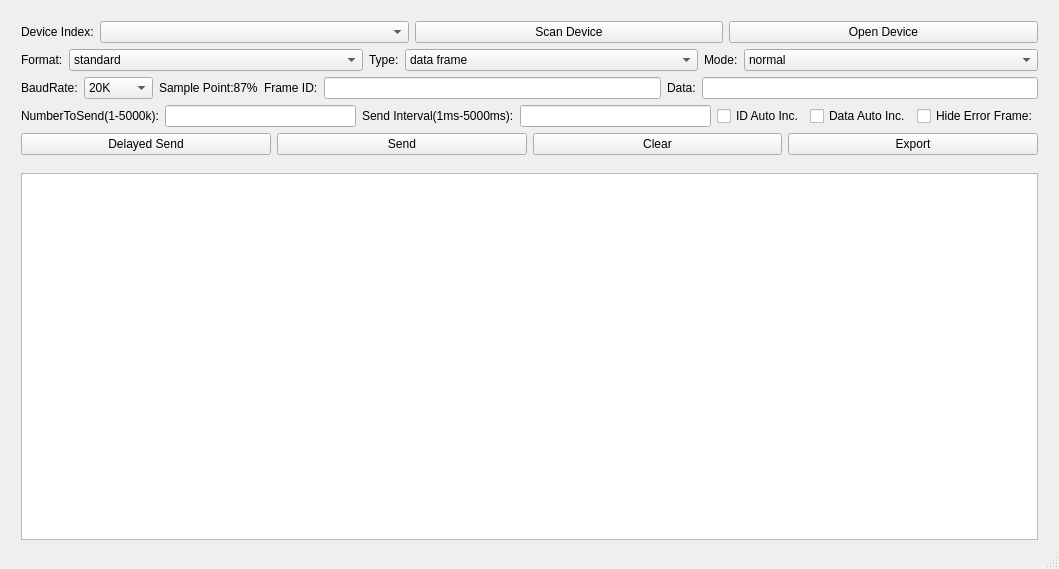
<?xml version="1.0" encoding="UTF-8"?>
<ui version="4.0">
 <class>MainWindow</class>
 <widget class="QMainWindow" name="MainWindow">
  <property name="geometry">
   <rect>
    <x>0</x>
    <y>0</y>
    <width>1059</width>
    <height>569</height>
   </rect>
  </property>
  <property name="windowTitle">
   <string>MainWindow</string>
  </property>
  <widget class="QWidget" name="centralwidget">
   <layout class="QVBoxLayout" name="verticalLayout_5">
    <item>
     <layout class="QVBoxLayout" name="verticalLayout_3">
      <item>
       <spacer name="verticalSpacer_2">
        <property name="orientation">
         <enum>Qt::Vertical</enum>
        </property>
        <property name="sizeType">
         <enum>QSizePolicy::Fixed</enum>
        </property>
        <property name="sizeHint" stdset="0">
         <size>
          <width>12</width>
          <height>12</height>
         </size>
        </property>
       </spacer>
      </item>
      <item>
       <layout class="QHBoxLayout" name="horizontalLayout_11">
        <item>
         <spacer name="horizontalSpacer">
          <property name="orientation">
           <enum>Qt::Horizontal</enum>
          </property>
          <property name="sizeType">
           <enum>QSizePolicy::Fixed</enum>
          </property>
          <property name="sizeHint" stdset="0">
           <size>
            <width>12</width>
            <height>18</height>
           </size>
          </property>
         </spacer>
        </item>
        <item>
         <layout class="QVBoxLayout" name="verticalLayout">
          <property name="sizeConstraint">
           <enum>QLayout::SetMinAndMaxSize</enum>
          </property>
          <item>
           <layout class="QHBoxLayout" name="horizontalLayout">
            <item>
             <widget class="QLabel" name="label">
              <property name="sizePolicy">
               <sizepolicy hsizetype="Fixed" vsizetype="Preferred">
                <horstretch>0</horstretch>
                <verstretch>0</verstretch>
               </sizepolicy>
              </property>
              <property name="text">
               <string>Device Index:</string>
              </property>
             </widget>
            </item>
            <item>
             <widget class="QComboBox" name="comboBox_deviceIndex"/>
            </item>
            <item>
             <widget class="QPushButton" name="pushButton_scanDevice">
              <property name="text">
               <string>Scan Device</string>
              </property>
             </widget>
            </item>
            <item>
             <widget class="QPushButton" name="pushButton_openDevice">
              <property name="text">
               <string>Open Device</string>
              </property>
             </widget>
            </item>
           </layout>
          </item>
          <item>
           <layout class="QHBoxLayout" name="horizontalLayout_2">
            <item>
             <widget class="QLabel" name="label_2">
              <property name="sizePolicy">
               <sizepolicy hsizetype="Fixed" vsizetype="Preferred">
                <horstretch>0</horstretch>
                <verstretch>0</verstretch>
               </sizepolicy>
              </property>
              <property name="text">
               <string>Format:</string>
              </property>
             </widget>
            </item>
            <item>
             <widget class="QComboBox" name="comboBox_format">
              <item>
               <property name="text">
                <string>standard</string>
               </property>
              </item>
              <item>
               <property name="text">
                <string>extended</string>
               </property>
              </item>
             </widget>
            </item>
            <item>
             <widget class="QLabel" name="label_3">
              <property name="sizePolicy">
               <sizepolicy hsizetype="Fixed" vsizetype="Preferred">
                <horstretch>0</horstretch>
                <verstretch>0</verstretch>
               </sizepolicy>
              </property>
              <property name="text">
               <string>Type:</string>
              </property>
             </widget>
            </item>
            <item>
             <widget class="QComboBox" name="comboBox_type">
              <item>
               <property name="text">
                <string>data frame</string>
               </property>
              </item>
              <item>
               <property name="text">
                <string>remote frame</string>
               </property>
              </item>
             </widget>
            </item>
            <item>
             <widget class="QLabel" name="label_4">
              <property name="sizePolicy">
               <sizepolicy hsizetype="Fixed" vsizetype="Preferred">
                <horstretch>0</horstretch>
                <verstretch>0</verstretch>
               </sizepolicy>
              </property>
              <property name="text">
               <string>Mode:</string>
              </property>
             </widget>
            </item>
            <item>
             <widget class="QComboBox" name="comboBox_mode">
              <item>
               <property name="text">
                <string>normal</string>
               </property>
              </item>
              <item>
               <property name="text">
                <string>loopback</string>
               </property>
              </item>
              <item>
               <property name="text">
                <string>listen-only</string>
               </property>
              </item>
             </widget>
            </item>
           </layout>
          </item>
          <item>
           <layout class="QHBoxLayout" name="horizontalLayout_3">
            <item>
             <widget class="QLabel" name="label_5">
              <property name="sizePolicy">
               <sizepolicy hsizetype="Fixed" vsizetype="Preferred">
                <horstretch>0</horstretch>
                <verstretch>0</verstretch>
               </sizepolicy>
              </property>
              <property name="text">
               <string>BaudRate:</string>
              </property>
             </widget>
            </item>
            <item>
             <widget class="QComboBox" name="comboBox_baudrate">
              <item>
               <property name="text">
                <string>20K</string>
               </property>
              </item>
              <item>
               <property name="text">
                <string>33.33K</string>
               </property>
              </item>
              <item>
               <property name="text">
                <string>40K</string>
               </property>
              </item>
              <item>
               <property name="text">
                <string>50K</string>
               </property>
              </item>
              <item>
               <property name="text">
                <string>66.66K</string>
               </property>
              </item>
              <item>
               <property name="text">
                <string>80K</string>
               </property>
              </item>
              <item>
               <property name="text">
                <string>83.33K</string>
               </property>
              </item>
              <item>
               <property name="text">
                <string>100K</string>
               </property>
              </item>
              <item>
               <property name="text">
                <string>125K</string>
               </property>
              </item>
              <item>
               <property name="text">
                <string>200K</string>
               </property>
              </item>
              <item>
               <property name="text">
                <string>250K</string>
               </property>
              </item>
              <item>
               <property name="text">
                <string>400K</string>
               </property>
              </item>
              <item>
               <property name="text">
                <string>500K</string>
               </property>
              </item>
              <item>
               <property name="text">
                <string>666K</string>
               </property>
              </item>
              <item>
               <property name="text">
                <string>800K</string>
               </property>
              </item>
              <item>
               <property name="text">
                <string>1000K</string>
               </property>
              </item>
             </widget>
            </item>
            <item>
             <widget class="QLabel" name="label_6">
              <property name="sizePolicy">
               <sizepolicy hsizetype="Fixed" vsizetype="Preferred">
                <horstretch>0</horstretch>
                <verstretch>0</verstretch>
               </sizepolicy>
              </property>
              <property name="text">
               <string>Sample Point:87%</string>
              </property>
             </widget>
            </item>
            <item>
             <widget class="QLabel" name="label_8">
              <property name="sizePolicy">
               <sizepolicy hsizetype="Fixed" vsizetype="Preferred">
                <horstretch>0</horstretch>
                <verstretch>0</verstretch>
               </sizepolicy>
              </property>
              <property name="text">
               <string>Frame ID:</string>
              </property>
             </widget>
            </item>
            <item>
             <widget class="QLineEdit" name="lineEdit_frameId">
              <property name="text">
               <string/>
              </property>
             </widget>
            </item>
            <item>
             <widget class="QLabel" name="label_7">
              <property name="sizePolicy">
               <sizepolicy hsizetype="Fixed" vsizetype="Preferred">
                <horstretch>0</horstretch>
                <verstretch>0</verstretch>
               </sizepolicy>
              </property>
              <property name="text">
               <string>Data:</string>
              </property>
             </widget>
            </item>
            <item>
             <widget class="QLineEdit" name="lineEdit_data"/>
            </item>
           </layout>
          </item>
          <item>
           <layout class="QHBoxLayout" name="horizontalLayout_4">
            <item>
             <widget class="QLabel" name="label_9">
              <property name="sizePolicy">
               <sizepolicy hsizetype="Fixed" vsizetype="Preferred">
                <horstretch>0</horstretch>
                <verstretch>0</verstretch>
               </sizepolicy>
              </property>
              <property name="text">
               <string>NumberToSend(1-5000k):</string>
              </property>
             </widget>
            </item>
            <item>
             <widget class="QLineEdit" name="lineEdit_numToSend">
              <property name="text">
               <string/>
              </property>
             </widget>
            </item>
            <item>
             <widget class="QLabel" name="label_10">
              <property name="sizePolicy">
               <sizepolicy hsizetype="Fixed" vsizetype="Preferred">
                <horstretch>0</horstretch>
                <verstretch>0</verstretch>
               </sizepolicy>
              </property>
              <property name="text">
               <string>Send Interval(1ms-5000ms):</string>
              </property>
             </widget>
            </item>
            <item>
             <widget class="QLineEdit" name="lineEdit_sendInterval">
              <property name="text">
               <string/>
              </property>
             </widget>
            </item>
            <item>
             <widget class="QCheckBox" name="checkBox_IDAutoInc">
              <property name="text">
               <string>ID Auto Inc.</string>
              </property>
             </widget>
            </item>
            <item>
             <widget class="QCheckBox" name="checkBox_DataAutoInc">
              <property name="text">
               <string>Data Auto Inc.</string>
              </property>
             </widget>
            </item>
            <item>
             <widget class="QCheckBox" name="checkBox_hideErrorFrame">
              <property name="text">
               <string>Hide Error Frame:</string>
              </property>
             </widget>
            </item>
           </layout>
          </item>
          <item>
           <layout class="QHBoxLayout" name="horizontalLayout_5">
            <item>
             <widget class="QPushButton" name="pushButton_delaysend">
              <property name="text">
               <string>Delayed Send</string>
              </property>
             </widget>
            </item>
            <item>
             <widget class="QPushButton" name="pushButton_send">
              <property name="text">
               <string>Send</string>
              </property>
             </widget>
            </item>
            <item>
             <widget class="QPushButton" name="pushButton_clear">
              <property name="text">
               <string>Clear</string>
              </property>
             </widget>
            </item>
            <item>
             <widget class="QPushButton" name="pushButton_export">
              <property name="text">
               <string>Export</string>
              </property>
             </widget>
            </item>
           </layout>
          </item>
         </layout>
        </item>
        <item>
         <spacer name="horizontalSpacer_2">
          <property name="orientation">
           <enum>Qt::Horizontal</enum>
          </property>
          <property name="sizeType">
           <enum>QSizePolicy::Fixed</enum>
          </property>
          <property name="sizeHint" stdset="0">
           <size>
            <width>12</width>
            <height>18</height>
           </size>
          </property>
         </spacer>
        </item>
       </layout>
      </item>
      <item>
       <spacer name="verticalSpacer">
        <property name="orientation">
         <enum>Qt::Vertical</enum>
        </property>
        <property name="sizeType">
         <enum>QSizePolicy::Fixed</enum>
        </property>
        <property name="sizeHint" stdset="0">
         <size>
          <width>12</width>
          <height>12</height>
         </size>
        </property>
       </spacer>
      </item>
     </layout>
    </item>
    <item>
     <layout class="QVBoxLayout" name="verticalLayout_4">
      <item>
       <spacer name="verticalSpacer_4">
        <property name="orientation">
         <enum>Qt::Vertical</enum>
        </property>
        <property name="sizeType">
         <enum>QSizePolicy::Fixed</enum>
        </property>
        <property name="sizeHint" stdset="0">
         <size>
          <width>0</width>
          <height>0</height>
         </size>
        </property>
       </spacer>
      </item>
      <item>
       <layout class="QHBoxLayout" name="horizontalLayout_12">
        <item>
         <spacer name="horizontalSpacer_3">
          <property name="orientation">
           <enum>Qt::Horizontal</enum>
          </property>
          <property name="sizeType">
           <enum>QSizePolicy::Fixed</enum>
          </property>
          <property name="sizeHint" stdset="0">
           <size>
            <width>12</width>
            <height>12</height>
           </size>
          </property>
         </spacer>
        </item>
        <item>
         <widget class="QTableView" name="tableView"/>
        </item>
        <item>
         <spacer name="horizontalSpacer_4">
          <property name="orientation">
           <enum>Qt::Horizontal</enum>
          </property>
          <property name="sizeType">
           <enum>QSizePolicy::Fixed</enum>
          </property>
          <property name="sizeHint" stdset="0">
           <size>
            <width>12</width>
            <height>12</height>
           </size>
          </property>
         </spacer>
        </item>
       </layout>
      </item>
      <item>
       <spacer name="verticalSpacer_3">
        <property name="orientation">
         <enum>Qt::Vertical</enum>
        </property>
        <property name="sizeType">
         <enum>QSizePolicy::Fixed</enum>
        </property>
        <property name="sizeHint" stdset="0">
         <size>
          <width>12</width>
          <height>0</height>
         </size>
        </property>
       </spacer>
      </item>
     </layout>
    </item>
   </layout>
  </widget>
  <widget class="QStatusBar" name="statusbar">
   <property name="minimumSize">
    <size>
     <width>0</width>
     <height>20</height>
    </size>
   </property>
  </widget>
 </widget>
 <resources/>
 <connections/>
</ui>
